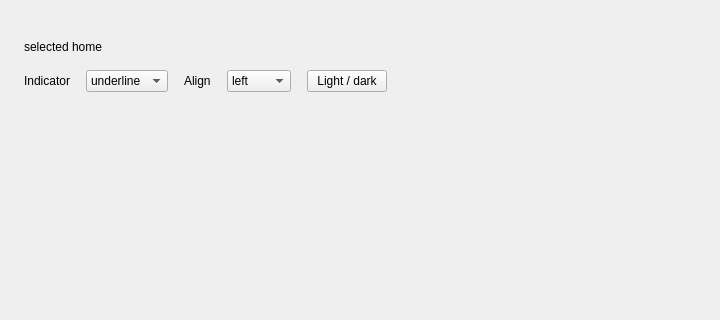
<?xml version='1.0' encoding='utf-8'?>
<ui version="4.0">
 <class>MainWindow</class>
 <widget class="QMainWindow" name="MainWindow">
  <property name="geometry">
   <rect>
    <x>0</x>
    <y>0</y>
    <width>720</width>
    <height>320</height>
   </rect>
  </property>
  <property name="windowTitle">
   <string>QCustomHeaderNav</string>
  </property>
  <widget class="QWidget" name="centralwidget">
   <layout class="QVBoxLayout" name="verticalLayout">
    <property name="spacing">
     <number>16</number>
    </property>
    <property name="leftMargin">
     <number>24</number>
    </property>
    <property name="topMargin">
     <number>24</number>
    </property>
    <property name="rightMargin">
     <number>24</number>
    </property>
    <property name="bottomMargin">
     <number>24</number>
    </property>
    <item>
     <widget class="QCustomHeaderNav" name="headerNav">
      <property name="itemsCsv" stdset="0">
       <string>home=Home,docs=Docs,pricing=Pricing,blog=Blog,changelog=Changelog</string>
      </property>
      <property name="brandText" stdset="0">
       <string>Spinn UI</string>
      </property>
     </widget>
    </item>
    <item>
     <widget class="QLabel" name="statusLabel">
      <property name="text">
       <string>selected home</string>
      </property>
     </widget>
    </item>
    <item>
     <layout class="QHBoxLayout" name="controlsRow">
      <item>
       <widget class="QLabel" name="indicatorLabel">
        <property name="text">
         <string>Indicator</string>
        </property>
       </widget>
      </item>
      <item>
       <widget class="QComboBox" name="indicatorCombo">
        <item>
         <property name="text">
          <string>underline</string>
         </property>
        </item>
        <item>
         <property name="text">
          <string>pill</string>
         </property>
        </item>
        <item>
         <property name="text">
          <string>none</string>
         </property>
        </item>
       </widget>
      </item>
      <item>
       <widget class="QLabel" name="alignLabel">
        <property name="text">
         <string>Align</string>
        </property>
       </widget>
      </item>
      <item>
       <widget class="QComboBox" name="alignCombo">
        <item>
         <property name="text">
          <string>left</string>
         </property>
        </item>
        <item>
         <property name="text">
          <string>center</string>
         </property>
        </item>
        <item>
         <property name="text">
          <string>right</string>
         </property>
        </item>
       </widget>
      </item>
      <item>
       <widget class="QPushButton" name="themeButton">
        <property name="text">
         <string>Light / dark</string>
        </property>
       </widget>
      </item>
      <item>
       <spacer name="controlsSpacer">
        <property name="orientation">
         <enum>Qt::Horizontal</enum>
        </property>
        <property name="sizeHint" stdset="0">
         <size>
          <width>40</width>
          <height>20</height>
         </size>
        </property>
       </spacer>
      </item>
     </layout>
    </item>
    <item>
     <spacer name="verticalSpacer">
      <property name="orientation">
       <enum>Qt::Vertical</enum>
      </property>
      <property name="sizeHint" stdset="0">
       <size>
        <width>20</width>
        <height>40</height>
       </size>
      </property>
     </spacer>
    </item>
   </layout>
  </widget>
 </widget>
 <customwidgets>
  <customwidget>
   <class>QCustomHeaderNav</class>
   <extends>QWidget</extends>
   <header location="global">Custom_Widgets.QCustomHeaderNav.h</header>
  </customwidget>
 <customwidget><class>QPushButton</class><extends>QPushButton</extends><header location="global">Custom_Widgets.Theme.h</header><container>1</container></customwidget><customwidget><class>QLabel</class><extends>QLabel</extends><header location="global">Custom_Widgets.Theme.h</header><container>1</container></customwidget></customwidgets>
 <connections />
</ui>
